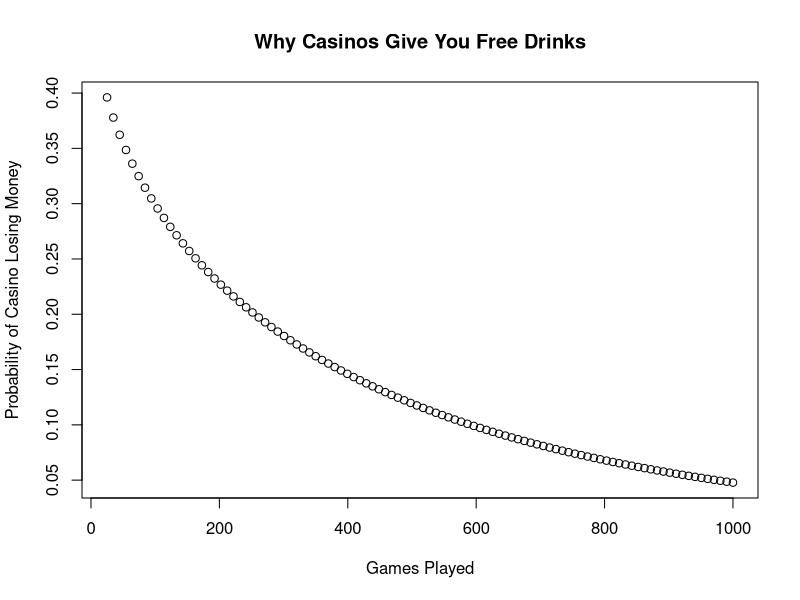

Write the R code that produced this figure.
## ---- chunk 1
roulette <- function(n) {
    x <- sample(c(-1, 1), n, replace = TRUE, prob = c(10/19, 9/19))
    sum(x)
}
## ---- chunk 2
1 - pnorm(sqrt(100) * (1/19) / 0.998614)
## ---- chunk 3
B <- 10^5
winnings <- replicate(B, roulette(100))
mean(winnings > 0)                   
## ---- chunk 4
n <-seq(25, 1000, len = 100)
prob_of_casino_losing <- 1 - pnorm(sqrt(n) * (1/19) / 0.998614)
plot(n, prob_of_casino_losing,
     xlab = "Games Played", 
     ylab = "Probability of Casino Losing Money", 
     main = "Why Casinos Give You Free Drinks")
## ---- chunk 5
series_outcome <- function(n) {
    x <- sample(c(0, 1), n, replace = TRUE)
    sum(x) >= (n + 1) / 2
}
## ---- chunk 6
results <- replicate(10000, series_outcome(n = 5))
mean(results)
## ---- chunk 7
series_outcome <- function(n, p) {
    x <- sample(c(0,1), n, replace = TRUE, prob = c(1 - p, p))
    sum(x) >= (n + 1) / 2
}
## ---- chunk 8
results <- replicate(10000, series_outcome(n = 5, p = 0.4))
mean(results)
## ---- chunk 9
results <- replicate(10000, series_outcome(n = 7, p = 0.4))
mean(results)

results <- replicate(10000, series_outcome(n = 3, p = 0.4))
mean(results)
## ---- chunk 10
after_one_loss <- function(n) {
    x <- sample(c(0, 1), n - 1, replace = TRUE)
    sum(x) >= (n + 1) / 2
}
results <- replicate(10000, after_one_loss(n = 5))
mean(results)

results <- replicate(10000, after_one_loss(n = 7))
mean(results)
